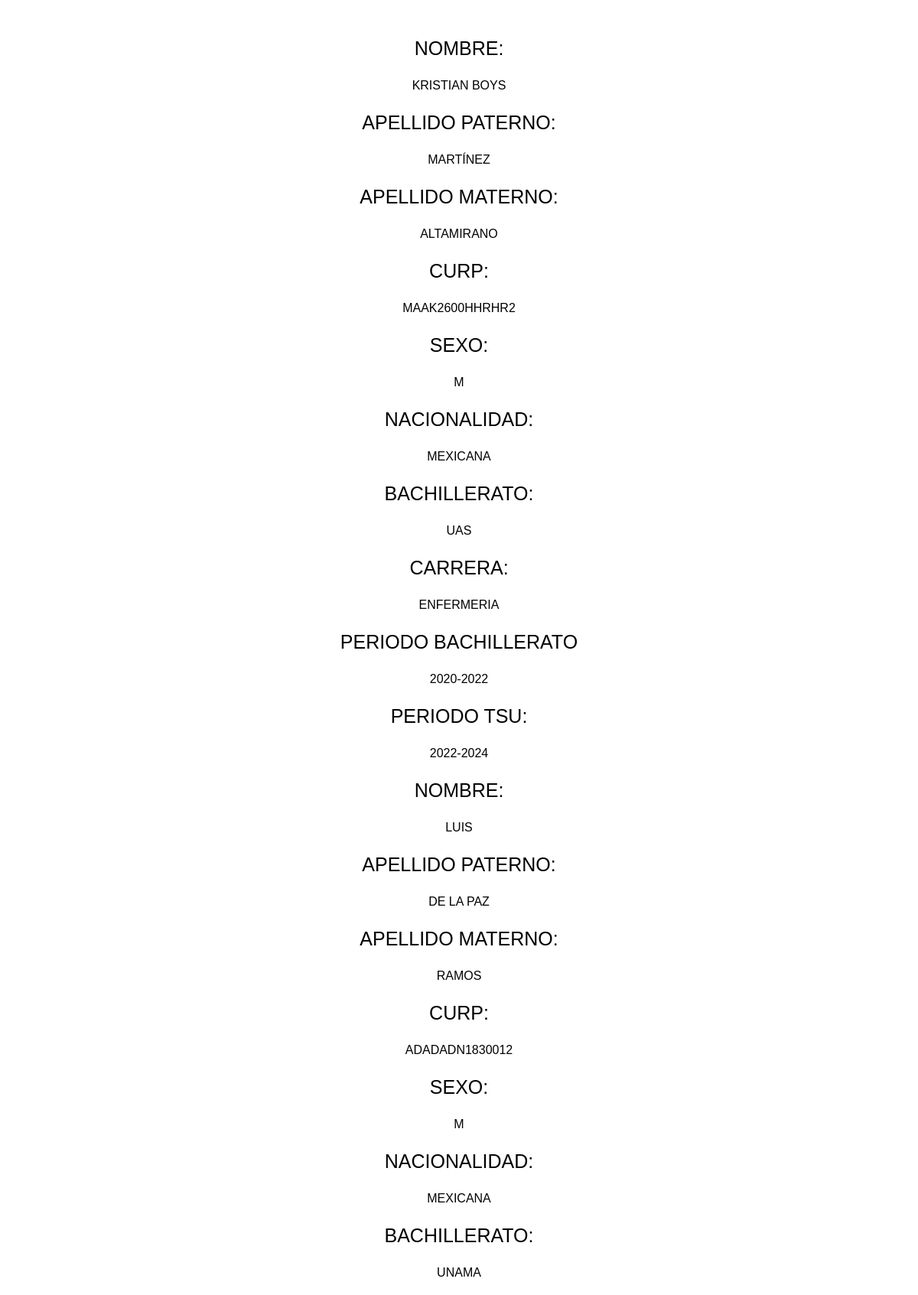
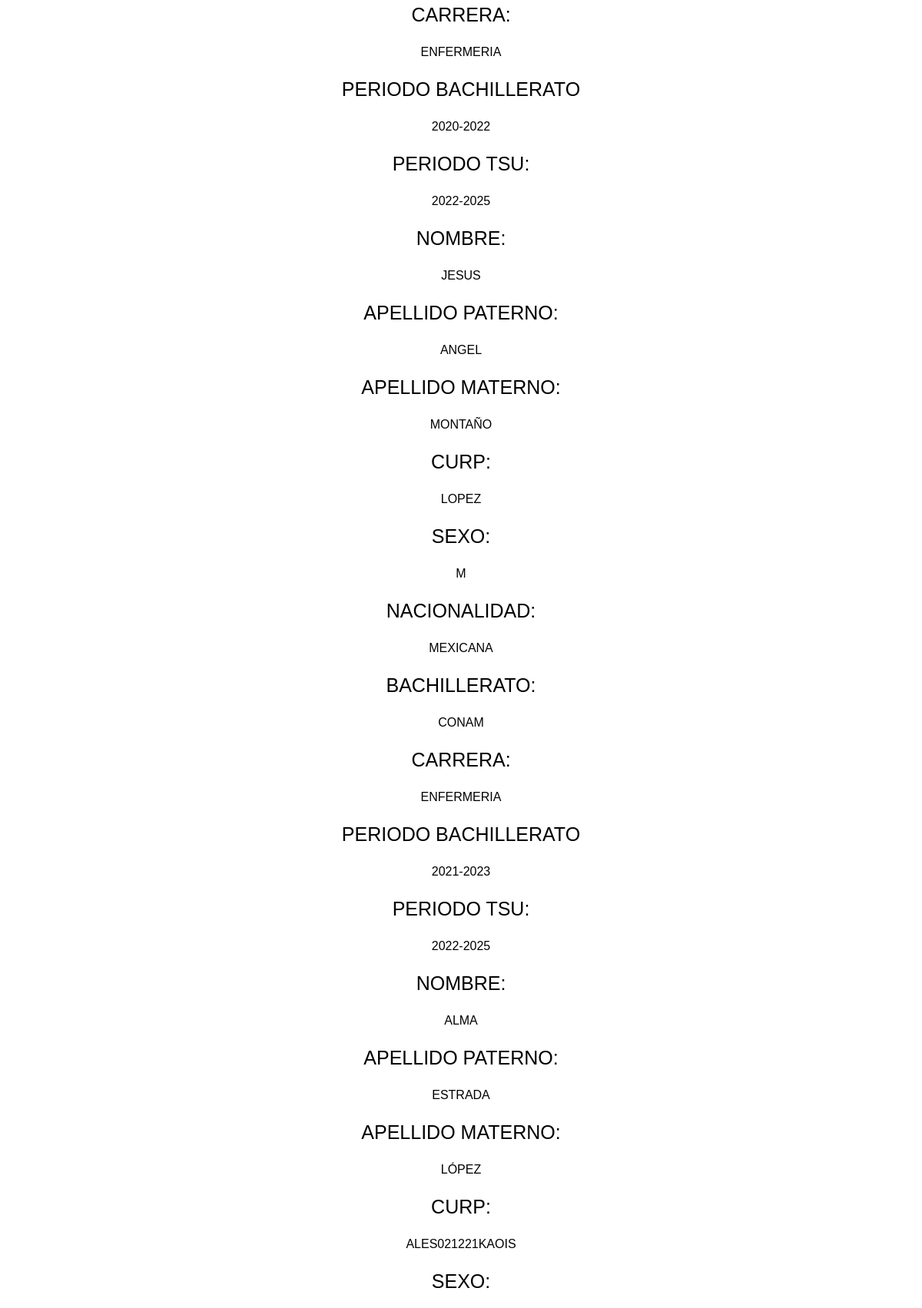
The app's page /pagina/titulos/vista_tsu.php (signed in, upper part) with its own data (2 pictures, top to bottom).
### tables this page shows
CREATE TABLE `titulado` (
  `pk_titulado` smallint(6) NOT NULL,
  `nombre` varchar(30) DEFAULT NULL,
  `ap` varchar(25) DEFAULT NULL,
  `am` varchar(25) DEFAULT NULL,
  `nacionalidad` varchar(30) DEFAULT NULL,
  `curp` varchar(22) DEFAULT NULL,
  `sexo` char(1) DEFAULT NULL,
  `periodo_bachillerato` varchar(10) DEFAULT NULL,
  `periodo_tsu` varchar(50) DEFAULT NULL,
  `periodo_licenciatura` varchar(50) DEFAULT NULL,
  `lic_inst` varchar(45) DEFAULT NULL,
  `fk_bachillerato` smallint(6) DEFAULT NULL,
  `fk_carrera` smallint(6) DEFAULT NULL,
  `fk_categoria` smallint(6) DEFAULT NULL,
  `estatus` smallint(6) DEFAULT NULL,
  `fk_estado` smallint(6) DEFAULT NULL,
  `folio2` int(6) NOT NULL,
  `libro2` int(11) NOT NULL,
  `foja2` int(11) NOT NULL
);

CREATE TABLE `bachillerato` (
  `pk_bachillerato` smallint(6) NOT NULL,
  `nombre_bachillerato` varchar(80) NOT NULL,
  `fk_estado` smallint(6) NOT NULL
);

CREATE TABLE `carrera` (
  `pk_carrera` smallint(6) NOT NULL,
  `nombre_carrera` varchar(80) NOT NULL,
  `estatus` char(1) NOT NULL
);

### pagina/titulos/clases/clases_titulado.php (called while the page is built, shortened)
<?php
class Titulado{
	function __construct(){
		require_once("conexion.php");
		$this->conexion=new Conexion();
	}
	function mostrar(){
		$consulta="SELECT * FROM titulado t
		INNER JOIN bachillerato b
		ON b.pk_bachillerato=t.fk_bachillerato
		INNER JOIN carrera c
		ON c.pk_carrera=t.fk_carrera
		INNER JOIN estado es
		ON es.pk_estado=t.fk_estado
		where t.estatus=1";
		$resultado=$this->conexion->returnConsulta($consulta);
		return $resultado;
	}
}
?>

### pagina/titulos/clases/conexion.php (called while the page is built, shortened)
<?php
class Conexion extends mysqli {
	function returnConsulta($consulta){
		$datos=$this->query($consulta);
		return $datos;
	}
}
 ?>

### pagina/titulos/vista_tsu.php (the view, shortened to what this page needs)
<?php
$pk_titulado=$_GET["pk_titulado"];
require_once("clases/clases_titulado.php");
$titulado=new Titulado();
$registros=$titulado->mostrar($pk_titulado);
?>
<!DOCTYPE html>
<html>
<head>
	<link rel="stylesheet" type="text/css" href="css/diseño.css">
</head>
<body align="center">
	<form action="insertar_titulado.php"
	method="POST" enctype="multipart/form-data">
			<?php
				while($fila=mysqli_fetch_array($registros)){
			?>
				<h3>Nombre:</h3>   			 <?=$fila["nombre"]?>
				<h3>Apellido Paterno:</h3> 	 <?=$fila["ap"]?>
				<h3>Apellido Materno:</h3>	 <?=$fila["am"]?>
				<h3>Curp:</h3>				 <?=$fila["curp"]?>
				<h3>Sexo:</h3>				 <?=$fila["sexo"]?>
				<h3>Nacionalidad:</h3>  	 <?=$fila["nacionalidad"]?>
				<h3>Bachillerato:</h3>	 	 <?=$fila["nombre_bachillerato"]?>
				<h3>carrera:</h3>		 	 <?=$fila["nombre_carrera"]?>
				<h3>Periodo Bachillerato</h3><?=$fila["periodo_bachillerato"]?>
				<h3>Periodo TSU:</h3>		 <?=$fila["periodo_tsu"]?>
			<?php
				}
			?>
		 <br><br>
	<br><br>
	</form>
</body>
</html>

### pagina/titulos/css/diseño.css (style rules this page uses)
* { box-sizing: border-box; font: 100% sans-serif; text-transform: uppercase; }
body { padding: 1rem; }
h3 { font: 25px sans-serif; display: block; text-align: center; }

### records on screen
titulado: nombre "KRISTIAN BOYS", ap "MARTÍNEZ", am "ALTAMIRANO", curp "MAAK2600HHRHR2", sexo "M", nacionalidad "MEXICANA", fk_bachillerato.nombre_bachillerato "UAS", fk_carrera.nombre_carrera "ENFERMERIA", periodo_bachillerato "2020-2022", periodo_tsu "2022-2024"
titulado: nombre "LUIS", ap "DE LA PAZ", am "RAMOS", curp "ADADADN1830012", sexo "M", nacionalidad "MEXICANA", fk_bachillerato.nombre_bachillerato "UNAMA", fk_carrera.nombre_carrera "ENFERMERIA", periodo_bachillerato "2020-2022", periodo_tsu "2022-2025"
titulado: nombre "JESUS", ap "ANGEL", am "MONTAÑO", curp "LOPEZ", sexo "M", nacionalidad "MEXICANA", fk_bachillerato.nombre_bachillerato "CONAM", fk_carrera.nombre_carrera "ENFERMERIA", periodo_bachillerato "2021-2023", periodo_tsu "2022-2025"
titulado: nombre "ALMA", ap "ESTRADA", am "LÓPEZ", curp "ALES021221KAOIS"
